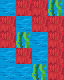

This game map was drawn from its Tiled (.tmx) file and the tilesets committed beside it. A one-line description and the full map source follow:
An orthogonal 4x5 tile map with 16x16 px tiles, 1 tile layer (Tile Layer 1).

<map version="1.10" tiledversion="1.11.2" orientation="orthogonal" renderorder="right-down" width="4" height="5" tilewidth="16" tileheight="16" infinite="0" nextlayerid="2" nextobjectid="1">
 <tileset firstgid="1" source="Blocks.tsx" />
 <layer id="1" name="Tile Layer 1" width="4" height="5">
  <data encoding="csv">
27,35,35,37,
35,27,35,35,
35,37,27,35,
27,35,27,35,
27,27,37,35
</data>
 </layer>
</map>
